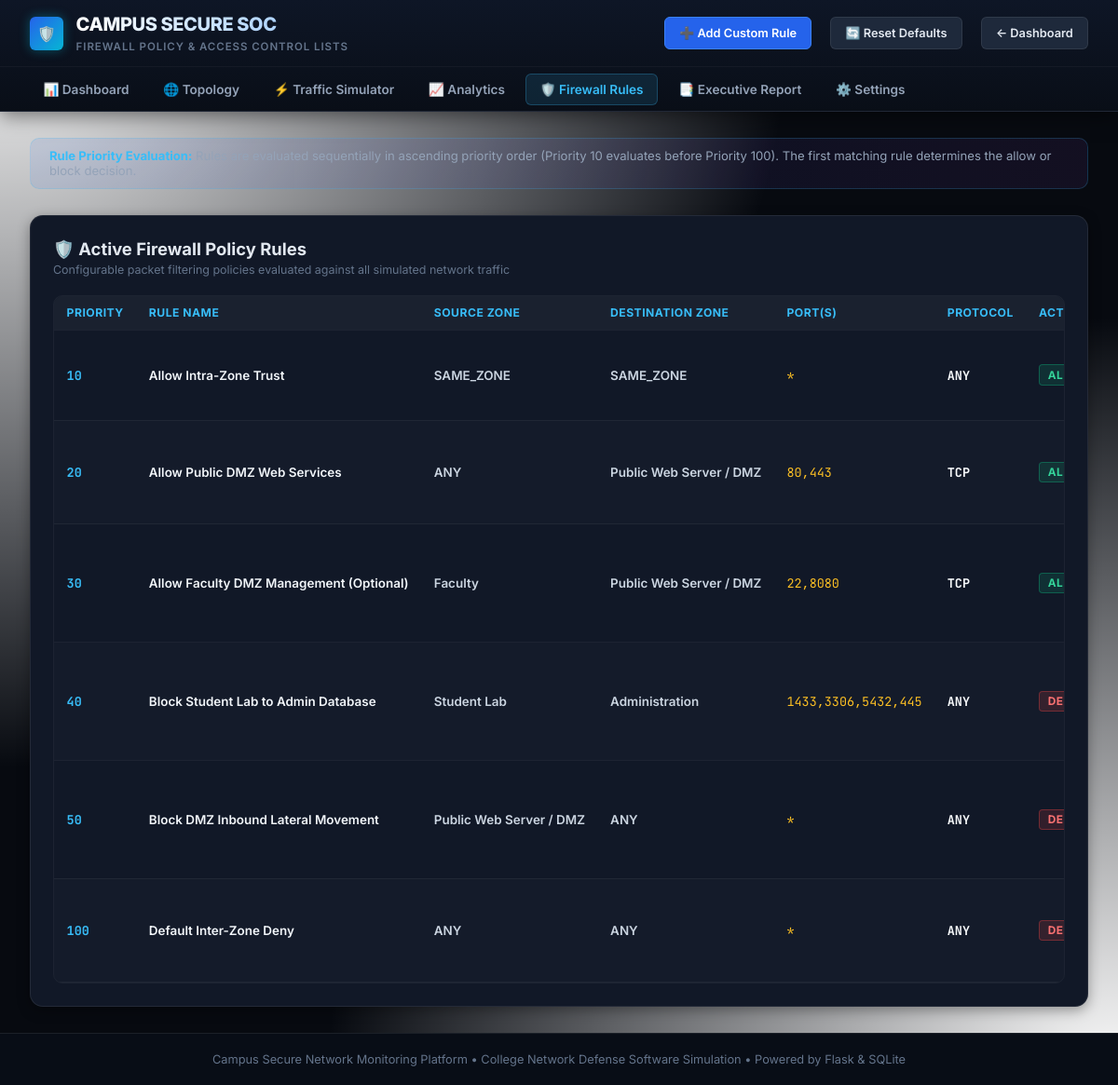
The app's page /rules with its own data.
### tables this page shows
CREATE TABLE firewall_rules (
            id INTEGER PRIMARY KEY AUTOINCREMENT,
            priority INTEGER NOT NULL,
            name TEXT NOT NULL,
            source TEXT NOT NULL,
            destination TEXT NOT NULL,
            port TEXT NOT NULL,
            protocol TEXT NOT NULL,
            action TEXT NOT NULL,
            enabled INTEGER DEFAULT 1,
            description TEXT
        );

### app.py (the view)
@app.route("/rules")
def rules_page():
    conn = sqlite3.connect(DB_PATH, timeout=10)
    cur = conn.cursor()
    cur.execute("SELECT id, priority, name, source, destination, port, protocol, action, enabled, description FROM firewall_rules ORDER BY priority ASC")
    rules = [
        {
            "id": r[0], "priority": r[1], "name": r[2], "source": r[3],
            "destination": r[4], "port": r[5], "protocol": r[6], "action": r[7],
            "enabled": bool(r[8]), "description": r[9]
        }
        for r in cur.fetchall()
    ]
    conn.close()
    is_admin = session.get("logged_in", False)
    return render_template("rules.html", rules=rules, zones=ZONES, is_admin=is_admin)

### templates/rules.html (shortened to what this page needs)
<!DOCTYPE html>
<html lang="en">
<head>
    <link rel="stylesheet" href="{{ url_for('static', filename='css/style.css') }}">
</head>
<body>
    <header class="soc-header">
        <div class="header-top">
            <div class="brand-wrapper">
                <div class="brand-shield">🛡️</div>
                <div class="brand-text">
                    <h1>CAMPUS SECURE SOC</h1>
                    <span>Firewall Policy &amp; Access Control Lists</span>
                </div>
            </div>
            <div class="header-telemetry">
                <button id="add-rule-btn" class="btn btn-primary" style="font-size:0.8rem;">➕ Add Custom Rule</button>
                <button id="reset-rules-btn" class="btn" style="font-size:0.8rem;">🔄 Reset Defaults</button>
                <a href="{{ url_for('dashboard') }}" class="btn" style="font-size:0.8rem;">&larr; Dashboard</a>
            </div>
        </div>
        <nav class="nav-bar">
            <a href="{{ url_for('dashboard') }}" class="nav-link">📊 Dashboard</a>
            <a href="{{ url_for('dashboard') }}#topology-section" class="nav-link">🌐 Topology</a>
            <a href="{{ url_for('simulation') }}" class="nav-link">⚡ Traffic Simulator</a>
            <a href="{{ url_for('analytics') }}" class="nav-link">📈 Analytics</a>
            <a href="{{ url_for('rules_page') }}" class="nav-link active">🛡️ Firewall Rules</a>
            <a href="{{ url_for('report_page') }}" class="nav-link">📑 Executive Report</a>
            <a href="{{ url_for('settings_page') }}" class="nav-link">⚙️ Settings</a>
        </nav>
    </header>
    <main>
        <div class="simulation-notice">
            <div>
                <strong>Rule Priority Evaluation:</strong> Rules are evaluated sequentially in ascending priority order (Priority 10 evaluates before Priority 100). The first matching rule determines the allow or block decision.
            </div>
        </div>
        <section class="section-card">
            <div class="section-header">
                <div>
                    <h2>🛡️ Active Firewall Policy Rules</h2>
                    <p class="section-subtitle">Configurable packet filtering policies evaluated against all simulated network traffic</p>
                </div>
            </div>
            <div class="table-container">
                <table id="events-table">
                    <thead>
                        <tr>
                            <th>Priority</th>
                            <th>Rule Name</th>
                            <th>Source Zone</th>
                            <th>Destination Zone</th>
                            <th>Port(s)</th>
                            <th>Protocol</th>
                            <th>Action</th>
                        </tr>
                    </thead>
                    <tbody id="rules-table-body">
                        {% for r in rules %}
                        <tr>
                            <td class="mono" style="font-weight:700; color:#38bdf8;">{{ r.priority }}</td>
                            <td style="font-weight:600; color:#f1f5f9;">{{ r.name }}</td>
                            <td><span class="zone-tag">{{ r.source }}</span></td>
                            <td><span class="zone-tag">{{ r.destination }}</span></td>
                            <td class="mono" style="color:#fbbf24;">{{ r.port }}</td>
                            <td class="mono" style="font-weight:700;">{{ r.protocol }}</td>
                            <td>
                                {% if r.action == 'allow' %}
                                    <span class="badge-allowed">ALLOW</span>
                                {% else %}
                                    <span class="badge-blocked">DENY</span>
                                {% endif %}
                            </td>
                        </tr>
                        {% endfor %}
                    </tbody>
                </table>
            </div>
        </section>
    </main>
    <footer class="soc-footer">
        <p>Campus Secure Network Monitoring Platform • College Network Defense Software Simulation • Powered by Flask &amp; SQLite</p>
    </footer>
</body>
</html>

### records on screen
firewall_rules: priority "10", name "Allow Intra-Zone Trust", source "SAME_ZONE", destination "SAME_ZONE", port "*", protocol "ANY", action "ALLOW"
firewall_rules: priority "20", name "Allow Public DMZ Web Services", source "ANY", destination "Public Web Server / DMZ", port "80,443", protocol "TCP", action "ALLOW"
firewall_rules: priority "30", name "Allow Faculty DMZ Management (Optional)", source "Faculty", destination "Public Web Server / DMZ", port "22,8080", protocol "TCP", action "ALLOW"
firewall_rules: priority "40", name "Block Student Lab to Admin Database", source "Student Lab", destination "Administration", port "1433,3306,5432,445", protocol "ANY", action "DENY"
firewall_rules: priority "50", name "Block DMZ Inbound Lateral Movement", source "Public Web Server / DMZ", destination "ANY", port "*", protocol "ANY", action "DENY"
firewall_rules: priority "100", name "Default Inter-Zone Deny", source "ANY", destination "ANY", port "*", protocol "ANY", action "DENY"
